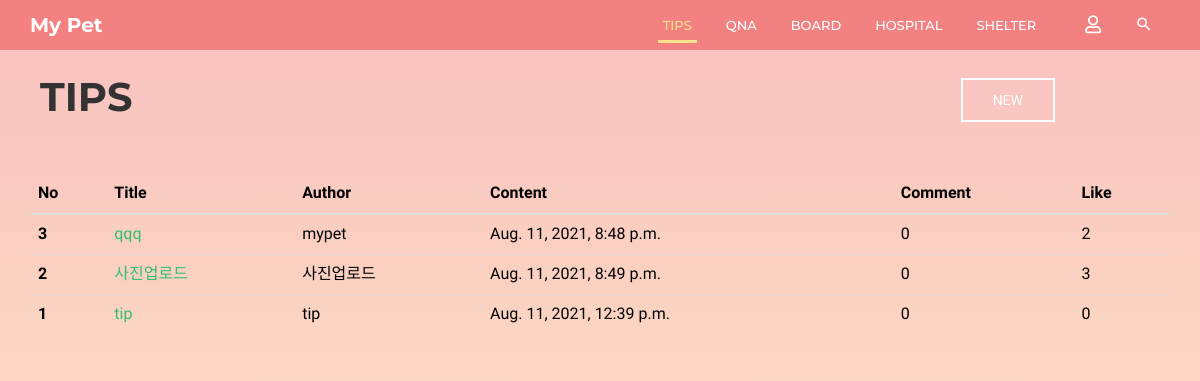
Before: /community/tips/ with the older database file.
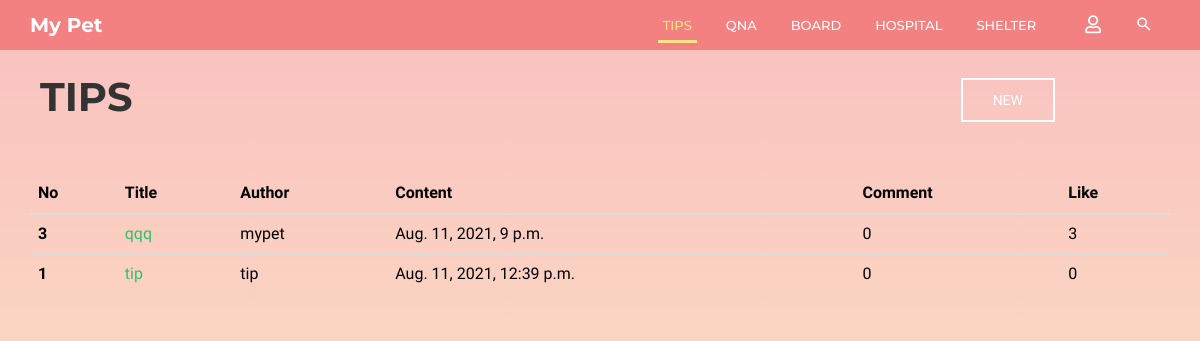
After: the same page with the newer database file.
### community/models.py (models this page shows, shortened)
class Tips(models.Model):
    b_title = models.CharField(max_length=30)
    b_author = models.CharField(max_length=10)
    b_content = models.CharField(max_length=2000)
    b_date = models.DateTimeField(auto_now=True)
    b_comment_count = models.IntegerField(default=0)
    b_like_count = models.IntegerField(default=0)
    b_photo = models.ImageField(blank=True)

### community/views.py (the view)
# urls.py: path('tips/', views.tips, name='tips'),
def tips(request):
    posts = Tips.objects.all().order_by('-id')
    return render(request, 'community/tips.html', {'posts': posts})

### community/templates/community/tips.html (shortened to what this page needs)
{% extends 'base.html' %}
{% block html_body %}
    <link rel="stylesheet" href="/static/css/pages/header.css">
    <link rel="stylesheet" href="/static/css/pages/board.css">
    <header id="column-header">
        <div id="nino-headerInner">
            <nav id="nino-navbar" class="navbar navbar-default" role="navigation">
                <div class="container">
                    <div class="navbar-header">
                        <a class="navbar-brand" href="{% url 'home' %}">My Pet</a>
                    </div>
                    <div class="nino-menuItem pull-right">
                        <div class="collapse navbar-collapse pull-left" id="nino-navbar-collapse">
                            <ul class="nav navbar-nav">
                                <li class="active"><a href="#" onclick="testa('{% url 'community:tips' %}')">Tips</a></li>
                                <li><a href="#" onclick="testa('{% url 'community:qna' %}')">QnA</a></li>
                                <li><a href="#" onclick="testa('{% url 'community:board' %}')">Board</a></li>
                                <li><a href="#" onclick="testa('{% url 'community:hospital' %}')">Hospital</a></li>
                                <li><a href="#" onclick="testa('{% url 'community:shelter' %}')">Shelter</a></li>
                            </ul>
                        </div>
                        <ul class="nino-iconsGroup nav navbar-nav">
                            {% if user.is_authenticated %}
                                <li><a href="#" onclick="testa('{% url 'community:logout' %}')"><i
                                        class="mdi fas fa-user-slash nino-icon"></i></a></li>
                            {% else %}
                                <li><a href="#" onclick="testa('{% url 'community:login' %}')"><i
                                        class="mdi far fa-user nino-icon"></i></a></li>
                            {% endif %}
                            <li><a href="#" class="nino-search"><i class="mdi mdi-magnify nino-icon"></i></a></li>
                        </ul>
                    </div>
                </div>
            </nav>
        </div>
    </header>
    <div class="container board-header">
        <div class="board-title">
            <h1 class="title-h1">TIPS</h1>
        </div>
        <div class="board-post-btn">
            <a href="{% url 'community:tips_create' %}" class="nino-btn nino-post-btn">NEW</a>
        </div>
    </div>
    <div class="container">
        <div class="tips-page tips-table">
            <table class="table table-hover">
                <thead class="thead-dark">
                <tr>
                    <th scope="col">No</th>
                    <th scope="col">Title</th>
                    <th scope="col">Author</th>
                    <th scope="col">Content</th>
                    <th scope="col">Comment</th>
                    <th scope="col">Like</th>
                </tr>
                </thead>
                <tbody>
                {% for post in posts %}
                    <tr>
                        <th scope="row">{{ post.id }}</th>
                        <td><a href="/community/{{ post.id }}/tips_detail/">{{ post.b_title }}</a></td>
                        <td>{{ post.b_author }}</td>
                        <td>{{ post.b_date }}</td>
                        <td>{{ post.b_comment_count }}</td>
                        <td>{{ post.b_like_count }}</td>
                    </tr>
                {% endfor %}
                </tbody>
            </table>
        </div>
    </div>
{% endblock %}

Changed rows visible on the page:
removed Tips: id "2", b_title "사진업로드", b_author "사진업로드", b_date "Aug. 11, 2021, 8:49 p.m.", b_comment_count "0", b_like_count "3"
changed Tips "qqq": b_date "Aug. 11, 2021, 8:48 p.m." → "Aug. 11, 2021, 9 p.m."; b_like_count "2" → "3"
